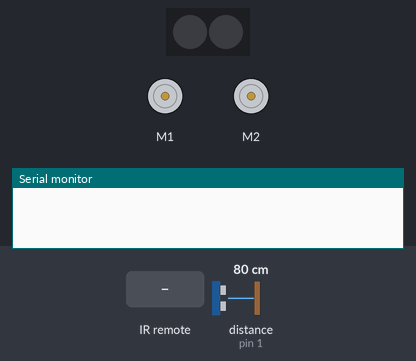
Bench run of a sketch on a simulated Arduino Uno, built with avr-gcc and run on an emulated ATmega328P. Parts: 2 RGB LEDs in strip order, left to right, 2 × DC motor (green arrow = forward, orange = backward, longer = faster), the last lines printed to the serial monitor. Inputs (shaded band) come from the test bench; at power-on: distance to the obstacle (sensor on pin 1) 80 cm. The strip is taken to match the declared colour order; random numbers use the default seed unless the sketch sets one.

Above: at 1.2 s.
1.3 s: infrared code 0x45 received
2.8 s: infrared code 0xC received
At 3.8 s:
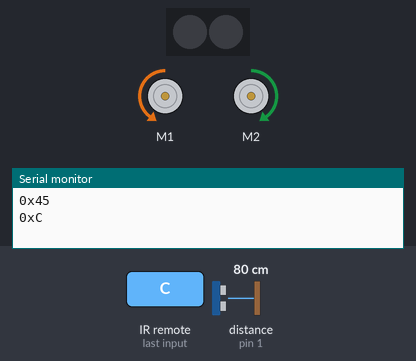
4.3 s: distance to the obstacle (sensor on pin 1) set to 12 cm
5.8 s: distance to the obstacle (sensor on pin 1) set to 9 cm
At 7.9 s:
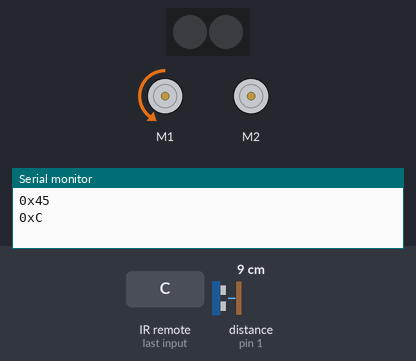
At 8.6 s:
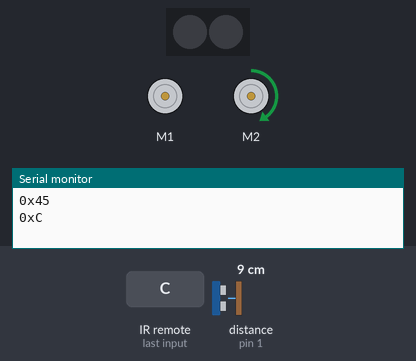
8.8 s: infrared code 0x16 received
11.8 s: infrared code 0x46 received
Timing chart, 0 to 14.5 s (numbered marks = the images above; inputs shaded):
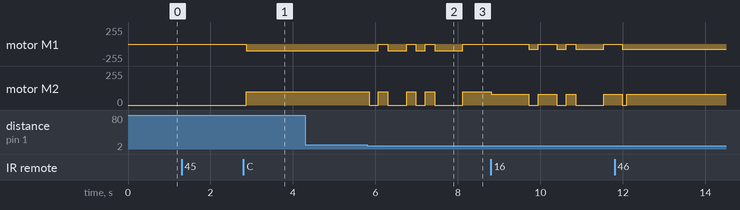

The sketch:

robot_shaorma.ino
```cpp
long r;
#include <MeMCore.h>
#include <Adafruit_NeoPixel.h>
Adafruit_NeoPixel pix(2, 13, NEO_RGB + NEO_KHZ800);
MeDCMotor m1(M1);
MeDCMotor m2(M2);
MeIR ir;
MeLineFollower lf(PORT_3);
MeUltrasonicSensor s(PORT_1);
void setup() {
  // put your setup code here, to run once:
  pix.begin();
  ir.begin();
  Serial.begin(9600);
}
int x = 0;
int q = 0;
int y = 0;
void loop() {
  // put your main code here, to run repeatedly:
  if (ir.decode()) {
    uint32_t value = (ir.value >> 16) & 0xFF;
    Serial.print("0x");
    Serial.println(value, HEX);
    if (value == 0x45) {
      x = 1;
    }
    if (value == 0x46) {
      x = 2;
    }
    if (value == 0x47) {
      x = 3;
    }
    if (value == 0x15) {
      y = 0;
    }
    if (value == 0x40) {
      y = 1;
    }
    if (value == 0x7) {
      y = 2;
    }
    if (value == 0x9) {
      y = 3;
    }
    if (value == 0x19) {
      y = 4;
    }
    if (value == 0x16) {
      q = 80;
    }
    if (value == 0xC) {
      q = 100;
    }
    if (value == 0x18) {
      q = 120;
    }
    if (value == 0x5E) {
      q = 140;
    }
    if (value == 0x8) {
      q = 160;
    }
    if (value == 0x1C) {
      q = 180;
    }
    if (value == 0x5A) {
      q = 200;
    }
    if (value == 0x42) {
      q = 220;
    }
    if (value == 0x52) {
      q = 240;
    }
    if (value == 0x4A) {
      q = 250;
    }
  }
  else {
    y = 0;
  }
  if (x == 3) {
    if (y == 1) {
      m1.run(-q);
      m2.run(q);
    }
    if (y == 2) {
      m1.stop();
      m2.run(q);
    }
    if (y == 3) {
      m1.run(-q);
      m2.stop();
    }
    if (y == 4) {
      m1.run(q);
      m2.run(-q);
    }
    if (y == 0) {
      m1.stop();
      m2.stop();
    }
    delay(100);
  }
  if (x == 2) {
    int val = lf.readSensors();
    if (val == 0) {
      m1.run(-q);
      m2.run(q);
    }
    if (val == 1) {
      m1.stop();
      m2.run(q);
    }
    if (val == 2) {
      m1.run(-q);
      m2.stop();
    }
  }
  if (x == 1) {
    r = random(0, 2);
    if (s.distanceCm() <= 10) {
      if (r == 1) {
        m1.run(-q);
        m2.run(0);
        delay(125);
      }
      if (r == 0) {
        m1.run(0);
        m2.run(q);
        delay(125);
      }
    }
    if (s.distanceCm() > 11) {
      m1.run(-q);
      m2.run(q);
    }
  }
  delay(100);
}
```

Measured:
- the behaviour switches between 11 and 10 cm on distance to the obstacle (sensor on pin 1) (found by bisection; images 1 and 2)
- after the input at 2.8 s, motor M1: stopped → backward 100/255 after 0.06 s; motor M2: stopped → forward 100/255 after 0.06 s
- after the input at 4.3 s, every drawn part: stays the same
